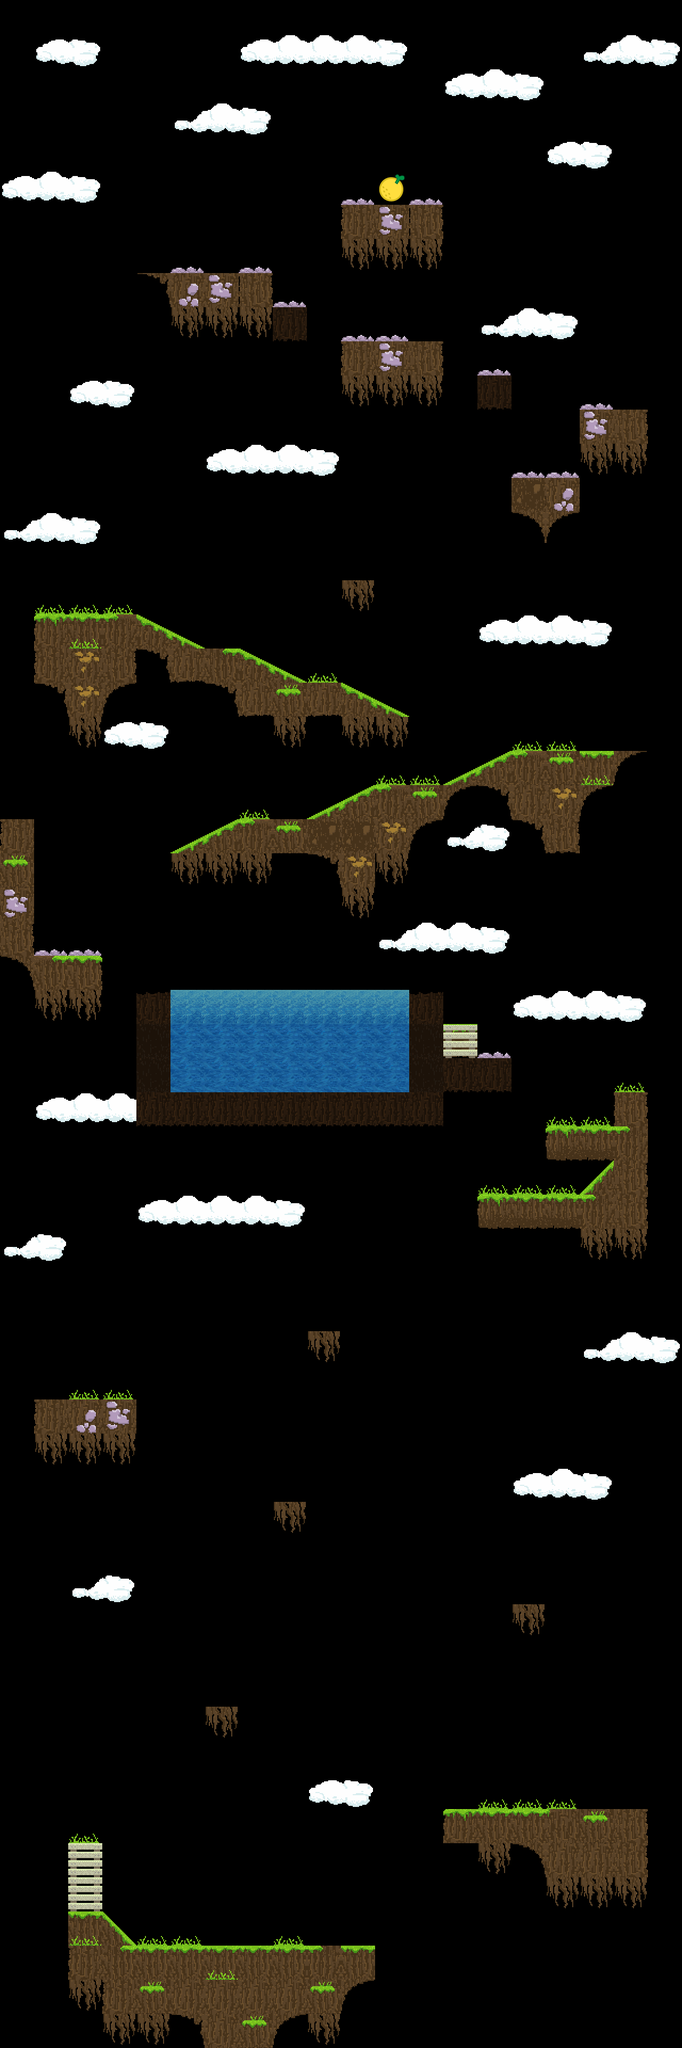

The image is a tile-based game level rendered from a .tmx file. Its description and source (layers, tilesets, objects; grid data summarised) follow:
An orthogonal 20x60 tile map with 64x64 px tiles, 2 tile layers (background, map), 3 tilesets and 78 objects (12x box, 6x platform, 2x powerup, start, end).

<map version="1.0.0" orientation="orthogonal" renderorder="right-down" width="20" height="60" tilewidth="64" tileheight="64" nextobjectid="168">
 <tileset firstgid="1" name="Tiles_64x64" tilewidth="64" tileheight="64" tilecount="64" columns="8">
  <image source="../tilesets/Tiles_64x64.png" width="512" height="512" />
 </tileset>
 <tileset firstgid="65" name="endTile" tilewidth="64" tileheight="64" tilecount="1" columns="1">
  <image source="../tilesets/endTile.png" width="65" height="65" />
 </tileset>
 <tileset firstgid="66" name="tilesheet-water" tilewidth="64" tileheight="64" tilecount="9" columns="3">
  <image source="../tilesets/tilesheet-water.png" width="192" height="224" />
 </tileset>
 <objectgroup name="positions">
  <object id="106" name="start" x="327.617" y="3560.01" width="41.7362" height="37.5626" />
  <object id="107" name="end" x="704.364" y="319.515" width="64" height="64" />
 </objectgroup>
 <objectgroup name="objects">
  <object id="108" type="box" x="1090" y="3264" width="64" height="64" />
  <object id="109" type="box" x="1090" y="3328" width="64" height="64" />
  <object id="110" type="box" x="64" y="2496" width="64" height="64" />
  <object id="111" type="box" x="64" y="2560" width="64" height="64" />
  <object id="112" type="box" x="1152" y="1280" width="64" height="64" />
  <object id="113" type="box" x="1152" y="1344" width="64" height="64" />
  <object id="114" type="box" x="0" y="1408" width="64" height="64" />
  <object id="115" type="box" x="0" y="1472" width="64" height="64" />
  <object id="116" type="box" x="1152" y="640" width="64" height="64" />
  <object id="117" type="box" x="1152" y="704" width="64" height="64" />
  <object id="118" type="box" x="256" y="384" width="64" height="64" />
  <object id="119" type="box" x="256" y="448" width="64" height="64" />
  <object id="121" type="platform" x="128" y="3136" width="576" height="64">
   <properties>
    <property name="density" type="float" value="0.8" />
    <property name="pivoted" type="bool" value="true" />
   </properties>
  </object>
  <object id="123" type="platform" x="832" y="2944" width="320" height="64">
   <properties>
    <property name="density" type="float" value="1.5" />
    <property name="pivoted" type="bool" value="true" />
   </properties>
  </object>
  <object id="128" type="platform" x="384" y="2752" width="320" height="64">
   <properties>
    <property name="density" type="float" value="1.5" />
    <property name="pivoted" type="bool" value="true" />
   </properties>
  </object>
  <object id="129" type="platform" x="320" y="2432" width="576" height="64">
   <properties>
    <property name="density" type="float" value="0.8" />
    <property name="pivoted" type="bool" value="true" />
   </properties>
  </object>
  <object id="131" type="platform" x="384" y="1024" width="576" height="64">
   <properties>
    <property name="density" type="float" value="0.8" />
    <property name="pivoted" type="bool" value="true" />
   </properties>
  </object>
  <object id="144" type="powerup" x="68" y="1724" width="59" height="54">
   <properties>
    <property name="class" value="jump" />
   </properties>
  </object>
  <object id="145" type="powerup" x="128" y="1088" width="64" height="64">
   <properties>
    <property name="class" value="velocity" />
   </properties>
  </object>
  <object id="161" type="platform" x="383" y="1835" width="338" height="73" />
 </objectgroup>
 <objectgroup name="ground">
  <object id="19" x="192" y="3648" width="448" height="128" />
  <object id="20" x="640" y="3648" width="64" height="64" />
  <object id="21" x="128" y="3584" width="64" height="128" />
  <object id="25" x="256" y="3648">
   <polygon points="0,0 -64,0 -64,-64" />
  </object>
  <object id="26" x="832" y="3392" width="384" height="64" />
  <object id="28" x="1024" y="3456" width="192" height="64" />
  <object id="29" x="1024" y="3520">
   <polygon points="0,0 0,-64 -64,-64" />
  </object>
  <object id="33" x="64" y="2624" width="192" height="64" />
  <object id="40" x="448" y="1536" width="320" height="64" />
  <object id="41" x="640" y="1600" width="64" height="64" />
  <object id="42" x="704" y="1472" width="128" height="64" />
  <object id="43" x="960" y="1408" width="128" height="128" />
  <object id="44" x="1088" y="1408" width="64" height="64" />
  <object id="45" x="1073.33" y="1593.33" />
  <object id="48" x="1088" y="1408" width="128" height="64" />
  <object id="50" x="320" y="1600">
   <polygon points="0,0 128,-64 128,0" />
  </object>
  <object id="51" x="576" y="1536">
   <polygon points="0,0 128,-64 128,0" />
  </object>
  <object id="52" x="832" y="1472">
   <polygon points="0,0 128,-64 128,0" />
  </object>
  <object id="53" x="576" y="1600">
   <polygon points="0,0 64,64 64,0" />
  </object>
  <object id="54" x="768" y="1600">
   <polygon points="0,0 0,-64 64,-64" />
  </object>
  <object id="55" x="832" y="1536">
   <polygon points="0,0 0,-64 64,-64" />
  </object>
  <object id="56" x="896" y="1472">
   <polygon points="0,0 64,0 64,64" />
  </object>
  <object id="57" x="960" y="1536">
   <polygon points="0,0 64,0 64,64" />
  </object>
  <object id="58" x="1088" y="1536">
   <polygon points="0,0 0,-64 64,-64" />
  </object>
  <object id="59" x="1024" y="1536" width="64" height="64" />
  <object id="66" x="640" y="640" width="192" height="64" />
  <object id="67" x="320" y="512" width="192" height="64" />
  <object id="68" x="640" y="384" width="192" height="64" />
  <object id="69" x="320" y="576">
   <polygon points="0,0 0,-64 -64,-64" />
  </object>
  <object id="70" x="768" y="1344">
   <polygon points="0,0 -128,0 -128,-64" />
  </object>
  <object id="71" x="576" y="1280">
   <polygon points="0,0 -128,0 -128,-64" />
  </object>
  <object id="72" x="384" y="1216">
   <polygon points="0,0 -128,0 -128,-64" />
  </object>
  <object id="73" x="320" y="1280">
   <polygon points="0,0 -64,-64 0,-64" />
  </object>
  <object id="74" x="448" y="1344">
   <polygon points="0,0 -64,-64 0,-64" />
  </object>
  <object id="75" x="192" y="1344">
   <polygon points="0,0 0,-64 64,-64" />
  </object>
  <object id="76" x="128" y="1344">
   <polygon points="0,0 0,-64 -64,-64" />
  </object>
  <object id="77" x="64" y="1152" width="192" height="128" />
  <object id="78" x="128" y="1280" width="64" height="64" />
  <object id="79" x="320" y="1216" width="128" height="64" />
  <object id="80" x="448" y="1280" width="192" height="64" />
  <object id="139" x="0" y="1792" width="192" height="64" />
  <object id="142" x="0" y="1536" width="64" height="256" />
  <object id="146" x="896" y="2240" width="320" height="64" />
  <object id="147" x="1024" y="2112" width="128" height="64" />
  <object id="148" x="1152" y="2048" width="64" height="192" />
  <object id="149" x="1088" y="2240">
   <polygon points="0,0 64,-64 64,0" />
  </object>
  <object id="150" x="256" y="2048" width="576" height="64" />
  <object id="151" x="768" y="1984" width="192" height="64" />
  <object id="153" x="256" y="1862" width="64" height="186" />
  <object id="154" x="768" y="1864" width="62" height="184" />
  <object id="155" x="832" y="1920" width="64" height="64" />
  <object id="162" x="512" y="576" width="64" height="64" />
  <object id="163" x="896" y="704" width="64" height="64" />
  <object id="165" x="1088" y="768" width="128" height="64" />
  <object id="167" x="960" y="896" width="128" height="64" />
 </objectgroup>
 <objectgroup name="water">
  <object id="157" x="320" y="1856" width="448" height="192" />
 </objectgroup>
 <layer name="background" width="20" height="60">
  <data>[1200 cells, 70 non-empty, 7 distinct tile ids]</data>
 </layer>
 <layer name="map" width="20" height="60">
  <data>[1200 cells, 241 non-empty, 43 distinct tile ids]</data>
 </layer>
</map>
